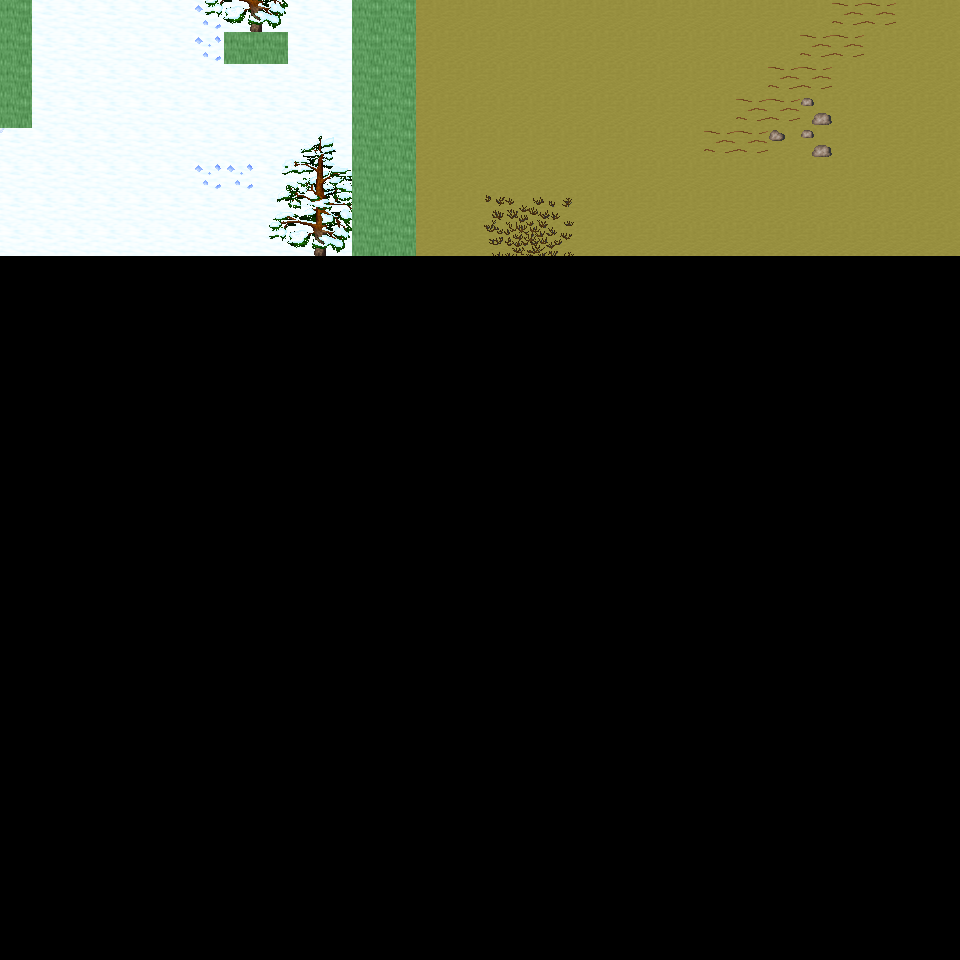

The image is a tile-based game level rendered from a .tmx file. Its description and source (layers, tilesets, objects; grid data summarised) follow:
An orthogonal 30x30 tile map with 32x32 px tiles, 6 tile layers (Ground, Object, Object2, Above, ...), 57 tilesets and 4 objects (4x mapExit).

<map version="1.0" orientation="orthogonal" renderorder="right-down" width="30" height="30" tilewidth="32" tileheight="32" nextobjectid="5">
  <tileset firstgid="1" name="tileset_ground_ground" tilewidth="32" tileheight="32" tilecount="33" columns="3">
    <image source="../drawable/tileset_ground_ground.png" width="96" height="352" />
  </tileset>
  <tileset firstgid="34" name="tileset_ground_ice_ice" tilewidth="32" tileheight="32" tilecount="3" columns="3">
    <image source="../drawable/tileset_ground_ice_ice.png" width="96" height="32" />
  </tileset>
  <tileset firstgid="37" name="tileset_ground_indoor_brown_hole" tilewidth="32" tileheight="32" tilecount="56" columns="7">
    <image source="../drawable/tileset_ground_indoor_brown_hole.png" width="224" height="256" />
  </tileset>
  <tileset firstgid="93" name="tileset_ground_earth_edges" tilewidth="32" tileheight="32" tilecount="18" columns="6">
    <image source="../drawable/tileset_ground_earth_edges.png" width="192" height="96" />
  </tileset>
  <tileset firstgid="111" name="tileset_ground_rock_pebbles" tilewidth="32" tileheight="32" tilecount="3" columns="1">
    <image source="../drawable/tileset_ground_rock_pebbles.png" width="32" height="96" />
  </tileset>
  <tileset firstgid="114" name="tileset_item_corpse_huge_animal" tilewidth="32" tileheight="32" tilecount="16" columns="2">
    <image source="../drawable/tileset_item_corpse_huge_animal.png" width="64" height="256" />
  </tileset>
  <tileset firstgid="130" name="tileset_plant_flower_daisy_white" tilewidth="32" tileheight="32" tilecount="8" columns="2">
    <image source="../drawable/tileset_plant_flower_daisy_white.png" width="64" height="128" />
  </tileset>
  <tileset firstgid="138" name="tileset_ground_ridge_earth_dark" tilewidth="32" tileheight="32" tilecount="96" columns="12">
    <image source="../drawable/tileset_ground_ridge_earth_dark.png" width="384" height="256" />
  </tileset>
  <tileset firstgid="234" name="tileset_ground_grass_edges" tilewidth="32" tileheight="32" tilecount="36" columns="12">
    <image source="../drawable/tileset_ground_grass_edges.png" width="384" height="96" />
  </tileset>
  <tileset firstgid="270" name="tileset_ground_ridge_ice_2" tilewidth="32" tileheight="32" tilecount="42" columns="7">
    <image source="../drawable/tileset_ground_ridge_ice_2.png" width="224" height="192" />
  </tileset>
  <tileset firstgid="312" name="tileset_ground_ice_glacier" tilewidth="32" tileheight="32" tilecount="1" columns="1">
    <image source="../drawable/tileset_ground_ice_glacier.png" width="32" height="32" />
  </tileset>
  <tileset firstgid="313" name="tileset_plant_bush_large_brown" tilewidth="32" tileheight="32" tilecount="9" columns="3">
    <image source="../drawable/tileset_plant_bush_large_brown.png" width="96" height="96" />
  </tileset>
  <tileset firstgid="322" name="tileset_ground_ridge_ice" tilewidth="32" tileheight="32" tilecount="42" columns="7">
    <image source="../drawable/tileset_ground_ridge_ice.png" width="224" height="192" />
  </tileset>
  <tileset firstgid="364" name="tileset_plant_bush_various_small" tilewidth="32" tileheight="32" tilecount="9" columns="3">
    <image source="../drawable/tileset_plant_bush_various_small.png" width="96" height="96" />
  </tileset>
  <tileset firstgid="373" name="tileset_ground_rock_rocks_2" tilewidth="32" tileheight="32" tilecount="4" columns="2">
    <image source="../drawable/tileset_ground_rock_rocks_2.png" width="64" height="64" />
  </tileset>
  <tileset firstgid="377" name="tileset_ground_brown_2" tilewidth="32" tileheight="32" tilecount="2" columns="1">
    <image source="../drawable/tileset_ground_brown_2.png" width="32" height="64" />
  </tileset>
  <tileset firstgid="379" name="tileset_plant_bush_large_green" tilewidth="32" tileheight="32" tilecount="9" columns="3">
    <image source="../drawable/tileset_plant_bush_large_green.png" width="96" height="96" />
  </tileset>
  <tileset firstgid="388" name="tileset_plant_grasses" tilewidth="32" tileheight="32" tilecount="6" columns="3">
    <image source="../drawable/tileset_plant_grasses.png" width="96" height="64" />
  </tileset>
  <tileset firstgid="394" name="tileset_furniture_table_long_side_on_pale" tilewidth="32" tileheight="32" tilecount="3" columns="3">
    <image source="../drawable/tileset_furniture_table_long_side_on_pale.png" width="96" height="32" />
  </tileset>
  <tileset firstgid="397" name="tileset_item_blood_nsew_stains" tilewidth="32" tileheight="32" tilecount="4" columns="2">
    <image source="../drawable/tileset_item_blood_nsew_stains.png" width="64" height="64" />
  </tileset>
  <tileset firstgid="401" name="tileset_item_blood_floor_stains_2" tilewidth="32" tileheight="32" tilecount="4" columns="2">
    <image source="../drawable/tileset_item_blood_floor_stains_2.png" width="64" height="64" />
  </tileset>
  <tileset firstgid="405" name="tileset_item_statue_grey_stone" tilewidth="32" tileheight="32" tilecount="4" columns="2">
    <image source="../drawable/tileset_item_statue_grey_stone.png" width="64" height="64" />
  </tileset>
  <tileset firstgid="409" name="tileset_item_statue_cross" tilewidth="32" tileheight="32" tilecount="1" columns="1">
    <image source="../drawable/tileset_item_statue_cross.png" width="32" height="32" />
  </tileset>
  <tileset firstgid="410" name="tileset_item_button_gold" tilewidth="32" tileheight="32" tilecount="2" columns="2">
    <image source="../drawable/tileset_item_button_gold.png" width="64" height="32" />
  </tileset>
  <tileset firstgid="412" name="tileset_ground_rock_green_crystal" tilewidth="32" tileheight="32" tilecount="9" columns="3">
    <image source="../drawable/tileset_ground_rock_green_crystal.png" width="96" height="96" />
  </tileset>
  <tileset firstgid="421" name="tileset_item_statue_metal_and_stone" tilewidth="32" tileheight="32" tilecount="6" columns="3">
    <image source="../drawable/tileset_item_statue_metal_and_stone.png" width="96" height="64" />
  </tileset>
  <tileset firstgid="427" name="tileset_ground_ladder_horizontal_pale" tilewidth="32" tileheight="32" tilecount="3" columns="1">
    <image source="../drawable/tileset_ground_ladder_horizontal_pale.png" width="32" height="96" />
  </tileset>
  <tileset firstgid="430" name="tileset_building_fence_fence_chunky" tilewidth="32" tileheight="32" tilecount="21" columns="3">
    <image source="../drawable/tileset_building_fence_fence_chunky.png" width="96" height="224" />
  </tileset>
  <tileset firstgid="451" name="tileset_plant_bush_bushes" tilewidth="32" tileheight="32" tilecount="10" columns="5">
    <image source="../drawable/tileset_plant_bush_bushes.png" width="160" height="64" />
  </tileset>
  <tileset firstgid="461" name="tileset_item_blood_floor_stain" tilewidth="32" tileheight="32" tilecount="1" columns="1">
    <image source="../drawable/tileset_item_blood_floor_stain.png" width="32" height="32" />
  </tileset>
  <tileset firstgid="462" name="tileset_item_corpse_skull_dark" tilewidth="32" tileheight="32" tilecount="2" columns="2">
    <image source="../drawable/tileset_item_corpse_skull_dark.png" width="64" height="32" />
  </tileset>
  <tileset firstgid="464" name="tileset_logic_creature_human" tilewidth="32" tileheight="32" tilecount="5" columns="5">
    <image source="../drawable/tileset_logic_creature_human.png" width="160" height="32" />
  </tileset>
  <tileset firstgid="469" name="tileset_logic_creature_elemental" tilewidth="32" tileheight="32" tilecount="16" columns="8">
    <image source="../drawable/tileset_logic_creature_elemental.png" width="256" height="64" />
  </tileset>
  <tileset firstgid="485" name="tileset_logic_creature_undead" tilewidth="32" tileheight="32" tilecount="16" columns="8">
    <image source="../drawable/tileset_logic_creature_undead.png" width="256" height="64" />
  </tileset>
  <tileset firstgid="501" name="tileset_logic_item_sheepfood" tilewidth="32" tileheight="32" tilecount="1" columns="1">
    <image source="../drawable/tileset_logic_item_sheepfood.png" width="32" height="32" />
  </tileset>
  <tileset firstgid="502" name="tileset_logic_creature_sheep" tilewidth="32" tileheight="32" tilecount="1" columns="1">
    <image source="../drawable/tileset_logic_creature_sheep.png" width="32" height="32" />
  </tileset>
  <tileset firstgid="503" name="tileset_logic_collision" tilewidth="32" tileheight="32" tilecount="1" columns="1">
    <image source="../drawable/tileset_logic_collision.png" width="32" height="32" />
  </tileset>
  <tileset firstgid="504" name="tileset_plant_tree_taller_trees" tilewidth="32" tileheight="32" tilecount="32" columns="8">
    <image source="../drawable/tileset_plant_tree_taller_trees.png" width="256" height="128" />
  </tileset>
  <tileset firstgid="536" name="tileset_building_wall_int_clay" tilewidth="32" tileheight="32" tilecount="100" columns="10">
    <image source="../drawable/tileset_building_wall_int_clay.png" width="320" height="320" />
  </tileset>
  <tileset firstgid="636" name="tileset_plant_tree_pine_tree" tilewidth="32" tileheight="32" tilecount="20" columns="4">
    <image source="../drawable/tileset_plant_tree_pine_tree.png" width="128" height="160" />
  </tileset>
  <tileset firstgid="656" name="tileset_plant_tree_pine_tree_1" tilewidth="32" tileheight="32" tilecount="20" columns="4">
    <image source="../drawable/tileset_plant_tree_pine_tree_1.png" width="128" height="160" />
  </tileset>
  <tileset firstgid="676" name="tileset_plant_stump_hollow_logs" tilewidth="32" tileheight="32" tilecount="6" columns="3">
    <image source="../drawable/tileset_plant_stump_hollow_logs.png" width="96" height="64" />
  </tileset>
  <tileset firstgid="682" name="tileset_plant_stump_small_stump" tilewidth="32" tileheight="32" tilecount="4" columns="2">
    <image source="../drawable/tileset_plant_stump_small_stump.png" width="64" height="64" />
  </tileset>
  <tileset firstgid="686" name="tileset_plant_stump_stump_snow1" tilewidth="32" tileheight="32" tilecount="2" columns="2">
    <image source="../drawable/tileset_plant_stump_stump_snow1.png" width="64" height="32" />
  </tileset>
  <tileset firstgid="688" name="tileset_plant_stump_stump_snow" tilewidth="32" tileheight="32" tilecount="2" columns="2">
    <image source="../drawable/tileset_plant_stump_stump_snow.png" width="64" height="32" />
  </tileset>
  <tileset firstgid="690" name="tileset_building_decoration_rocks" tilewidth="32" tileheight="32" tilecount="6" columns="3">
    <image source="../drawable/tileset_building_decoration_rocks.png" width="96" height="64" />
  </tileset>
  <tileset firstgid="696" name="tileset_ground_rock_rocks" tilewidth="32" tileheight="32" tilecount="4" columns="2">
    <image source="../drawable/tileset_ground_rock_rocks.png" width="64" height="64" />
  </tileset>
  <tileset firstgid="700" name="tileset_ground_grass_corners" tilewidth="32" tileheight="32" tilecount="24" columns="6">
    <image source="../drawable/tileset_ground_grass_corners.png" width="192" height="128" />
  </tileset>
  <tileset firstgid="724" name="tileset_plant_lily_pads" tilewidth="32" tileheight="32" tilecount="2" columns="1">
    <image source="../drawable/tileset_plant_lily_pads.png" width="32" height="64" />
  </tileset>
  <tileset firstgid="726" name="tileset_plant_tree_snow_on_pine" tilewidth="32" tileheight="32" tilecount="20" columns="4">
    <image source="../drawable/tileset_plant_tree_snow_on_pine.png" width="128" height="160" />
  </tileset>
  <tileset firstgid="746" name="tileset_ground_stonecircle" tilewidth="32" tileheight="32" tilecount="81" columns="9">
    <image source="../drawable/tileset_ground_stonecircle.png" width="288" height="288" />
  </tileset>
  <tileset firstgid="827" name="tileset_object_rotating_crystal" tilewidth="32" tileheight="32" tilecount="48" columns="8">
    <image source="../drawable/tileset_object_rotating_crystal.png" width="256" height="192" />
  </tileset>
  <tileset firstgid="875" name="tileset_light_white_1x1" tilewidth="32" tileheight="32" tilecount="1" columns="1">
    <image source="../drawable/tileset_light_white_1x1.png" width="32" height="32" />
  </tileset>
  <tileset firstgid="876" name="tileset_light_light_5x5" tilewidth="32" tileheight="32" tilecount="25" columns="5">
    <image source="../drawable/tileset_light_light_5x5.png" width="160" height="160" />
  </tileset>
  <tileset firstgid="901" name="tileset_logic_creature_fowl" tilewidth="32" tileheight="32" tilecount="6" columns="6">
    <image source="../drawable/tileset_logic_creature_fowl.png" width="192" height="32" />
  </tileset>
  <tileset firstgid="907" name="tileset_building_wall_int_sandstone" tilewidth="32" tileheight="32" tilecount="15" columns="3">
    <image source="../drawable/tileset_building_wall_int_sandstone.png" width="96" height="160" />
  </tileset>
  <tileset firstgid="922" name="tileset_logic_creature_animal" tilewidth="32" tileheight="32" tilecount="32" columns="8">
    <image source="../drawable/tileset_logic_creature_animal.png" width="256" height="128" />
  </tileset>
  <layer name="Ground" width="30" height="30">
    <data>[900 cells, 240 non-empty, 2 distinct tile ids]</data>
  </layer>
  <layer name="Object" width="30" height="30">
    <data>[900 cells, 46 non-empty, 18 distinct tile ids]</data>
  </layer>
  <layer name="Object2" width="30" height="30">
    <data>[900 cells, 0 non-empty, 0 distinct tile ids]</data>
  </layer>
  <layer name="Above" width="30" height="30">
    <data>[900 cells, 21 non-empty, 17 distinct tile ids]</data>
  </layer>
  <layer name="Above2" width="30" height="30">
    <data>[900 cells, 0 non-empty, 0 distinct tile ids]</data>
  </layer>
  <layer name="Walkable" width="30" height="30">
    <data>[900 cells, 22 non-empty, 1 distinct tile ids]</data>
  </layer>
  <objectgroup name="MapEvents">
    <object id="1" name="north" type="mapExit" x="32" y="0" width="320" height="32">
      <properties>
        <property name="map" value="level_0_x71_y11" />
        <property name="x" value="1" />
        <property name="y" value="28" />
      </properties>
    </object>
    <object id="2" name="north2" type="mapExit" x="416" y="0" width="544" height="32">
      <properties>
        <property name="map" value="level_0_x71_y11" />
        <property name="x" value="13" />
        <property name="y" value="28" />
      </properties>
    </object>
    <object id="3" name="west" type="mapExit" x="0" y="128" width="32" height="832">
      <properties>
        <property name="map" value="level_0_x70_y12" />
        <property name="x" value="28" />
        <property name="y" value="4" />
      </properties>
    </object>
    <object id="4" name="east" type="mapExit" x="928" y="0" width="32" height="960">
      <properties>
        <property name="map" value="level_0_x72_y12" />
        <property name="x" value="1" />
        <property name="y" value="0" />
      </properties>
    </object>
  </objectgroup>
</map>
